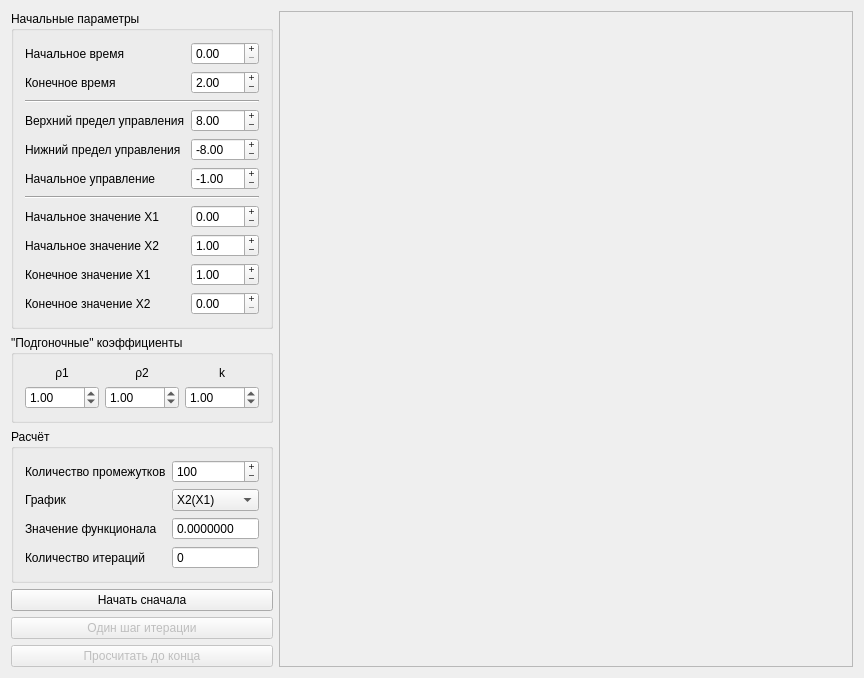
<?xml version="1.0" encoding="UTF-8"?>
<ui version="4.0">
 <class>MainWindow</class>
 <widget class="QMainWindow" name="MainWindow">
  <property name="geometry">
   <rect>
    <x>0</x>
    <y>0</y>
    <width>864</width>
    <height>638</height>
   </rect>
  </property>
  <property name="windowTitle">
   <string>Метод Крылова-Черноусько</string>
  </property>
  <widget class="QWidget" name="centralWidget">
   <layout class="QGridLayout" name="gridLayout_2">
    <item row="0" column="4" rowspan="7">
     <widget class="QFrame" name="frame">
      <property name="sizePolicy">
       <sizepolicy hsizetype="Expanding" vsizetype="Preferred">
        <horstretch>0</horstretch>
        <verstretch>0</verstretch>
       </sizepolicy>
      </property>
      <property name="frameShape">
       <enum>QFrame::StyledPanel</enum>
      </property>
      <property name="frameShadow">
       <enum>QFrame::Raised</enum>
      </property>
      <layout class="QHBoxLayout" name="horizontalLayout">
       <item>
        <widget class="QChartView" name="chart" native="true"/>
       </item>
      </layout>
     </widget>
    </item>
    <item row="0" column="0" colspan="4">
     <widget class="QGroupBox" name="groupBox">
      <property name="title">
       <string>Начальные параметры</string>
      </property>
      <layout class="QGridLayout" name="gridLayout">
       <item row="5" column="1">
        <widget class="QDoubleSpinBox" name="spinStartControl">
         <property name="buttonSymbols">
          <enum>QAbstractSpinBox::PlusMinus</enum>
         </property>
         <property name="minimum">
          <double>-100.000000000000000</double>
         </property>
         <property name="maximum">
          <double>100.000000000000000</double>
         </property>
         <property name="value">
          <double>-1.000000000000000</double>
         </property>
        </widget>
       </item>
       <item row="3" column="0">
        <widget class="QLabel" name="label_5">
         <property name="text">
          <string>Верхний предел управления</string>
         </property>
        </widget>
       </item>
       <item row="4" column="0">
        <widget class="QLabel" name="label_6">
         <property name="text">
          <string>Нижний предел управления</string>
         </property>
        </widget>
       </item>
       <item row="4" column="1">
        <widget class="QDoubleSpinBox" name="spinMinControl">
         <property name="buttonSymbols">
          <enum>QAbstractSpinBox::PlusMinus</enum>
         </property>
         <property name="minimum">
          <double>-100.000000000000000</double>
         </property>
         <property name="value">
          <double>-8.000000000000000</double>
         </property>
        </widget>
       </item>
       <item row="3" column="1">
        <widget class="QDoubleSpinBox" name="spinMaxControl">
         <property name="buttonSymbols">
          <enum>QAbstractSpinBox::PlusMinus</enum>
         </property>
         <property name="minimum">
          <double>-100.000000000000000</double>
         </property>
         <property name="maximum">
          <double>100.000000000000000</double>
         </property>
         <property name="value">
          <double>8.000000000000000</double>
         </property>
        </widget>
       </item>
       <item row="5" column="0">
        <widget class="QLabel" name="label_4">
         <property name="text">
          <string>Начальное управление</string>
         </property>
        </widget>
       </item>
       <item row="11" column="1">
        <widget class="QDoubleSpinBox" name="spinEndX1">
         <property name="buttonSymbols">
          <enum>QAbstractSpinBox::PlusMinus</enum>
         </property>
         <property name="value">
          <double>1.000000000000000</double>
         </property>
        </widget>
       </item>
       <item row="9" column="0">
        <widget class="QLabel" name="label_8">
         <property name="text">
          <string>Начальное значение X1</string>
         </property>
        </widget>
       </item>
       <item row="10" column="1">
        <widget class="QDoubleSpinBox" name="spinStartX2">
         <property name="buttonSymbols">
          <enum>QAbstractSpinBox::PlusMinus</enum>
         </property>
         <property name="value">
          <double>1.000000000000000</double>
         </property>
        </widget>
       </item>
       <item row="9" column="1">
        <widget class="QDoubleSpinBox" name="spinStartX1">
         <property name="buttonSymbols">
          <enum>QAbstractSpinBox::PlusMinus</enum>
         </property>
         <property name="minimum">
          <double>-100.000000000000000</double>
         </property>
         <property name="maximum">
          <double>100.000000000000000</double>
         </property>
         <property name="value">
          <double>0.000000000000000</double>
         </property>
        </widget>
       </item>
       <item row="10" column="0">
        <widget class="QLabel" name="label_9">
         <property name="text">
          <string>Начальное значение X2</string>
         </property>
        </widget>
       </item>
       <item row="12" column="1">
        <widget class="QDoubleSpinBox" name="spinEndX2">
         <property name="buttonSymbols">
          <enum>QAbstractSpinBox::PlusMinus</enum>
         </property>
        </widget>
       </item>
       <item row="11" column="0">
        <widget class="QLabel" name="label_10">
         <property name="text">
          <string>Конечное значение Х1</string>
         </property>
        </widget>
       </item>
       <item row="12" column="0">
        <widget class="QLabel" name="label_11">
         <property name="text">
          <string>Конечное значение Х2</string>
         </property>
        </widget>
       </item>
       <item row="0" column="0">
        <widget class="QLabel" name="label">
         <property name="text">
          <string>Начальное время</string>
         </property>
        </widget>
       </item>
       <item row="2" column="0" colspan="2">
        <widget class="Line" name="line">
         <property name="orientation">
          <enum>Qt::Horizontal</enum>
         </property>
        </widget>
       </item>
       <item row="0" column="1">
        <widget class="QDoubleSpinBox" name="spinStartTime">
         <property name="buttonSymbols">
          <enum>QAbstractSpinBox::PlusMinus</enum>
         </property>
        </widget>
       </item>
       <item row="1" column="1">
        <widget class="QDoubleSpinBox" name="spinEndTime">
         <property name="buttonSymbols">
          <enum>QAbstractSpinBox::PlusMinus</enum>
         </property>
         <property name="value">
          <double>2.000000000000000</double>
         </property>
        </widget>
       </item>
       <item row="1" column="0">
        <widget class="QLabel" name="label_2">
         <property name="text">
          <string>Конечное время</string>
         </property>
        </widget>
       </item>
       <item row="6" column="0" colspan="2">
        <widget class="Line" name="line_2">
         <property name="orientation">
          <enum>Qt::Horizontal</enum>
         </property>
        </widget>
       </item>
      </layout>
     </widget>
    </item>
    <item row="2" column="0" rowspan="2" colspan="4">
     <widget class="QGroupBox" name="groupBox_2">
      <property name="title">
       <string>Расчёт</string>
      </property>
      <layout class="QGridLayout" name="gridLayout_3">
       <item row="4" column="0">
        <widget class="QLabel" name="label_12">
         <property name="text">
          <string>Значение функционала</string>
         </property>
        </widget>
       </item>
       <item row="1" column="0">
        <widget class="QLabel" name="label_3">
         <property name="text">
          <string>График</string>
         </property>
        </widget>
       </item>
       <item row="4" column="1">
        <widget class="QDoubleSpinBox" name="spinFunctional">
         <property name="readOnly">
          <bool>true</bool>
         </property>
         <property name="buttonSymbols">
          <enum>QAbstractSpinBox::NoButtons</enum>
         </property>
         <property name="decimals">
          <number>7</number>
         </property>
        </widget>
       </item>
       <item row="1" column="1">
        <widget class="QComboBox" name="comboBox">
         <item>
          <property name="text">
           <string>X2(X1)</string>
          </property>
         </item>
         <item>
          <property name="text">
           <string>X1(t)</string>
          </property>
         </item>
         <item>
          <property name="text">
           <string>X2(t)</string>
          </property>
         </item>
         <item>
          <property name="text">
           <string>U(t)</string>
          </property>
         </item>
        </widget>
       </item>
       <item row="5" column="0">
        <widget class="QLabel" name="label_13">
         <property name="text">
          <string>Количество итераций</string>
         </property>
        </widget>
       </item>
       <item row="5" column="1">
        <widget class="QSpinBox" name="spinIterations">
         <property name="readOnly">
          <bool>true</bool>
         </property>
         <property name="buttonSymbols">
          <enum>QAbstractSpinBox::NoButtons</enum>
         </property>
        </widget>
       </item>
       <item row="0" column="0">
        <widget class="QLabel" name="label_7">
         <property name="text">
          <string>Количество промежутков</string>
         </property>
        </widget>
       </item>
       <item row="0" column="1">
        <widget class="QSpinBox" name="spinSteps">
         <property name="buttonSymbols">
          <enum>QAbstractSpinBox::PlusMinus</enum>
         </property>
         <property name="maximum">
          <number>10000</number>
         </property>
         <property name="value">
          <number>100</number>
         </property>
        </widget>
       </item>
      </layout>
     </widget>
    </item>
    <item row="6" column="0" colspan="4">
     <widget class="QPushButton" name="buttonCalculateAll">
      <property name="enabled">
       <bool>false</bool>
      </property>
      <property name="text">
       <string>Просчитать до конца</string>
      </property>
     </widget>
    </item>
    <item row="5" column="0" colspan="4">
     <widget class="QPushButton" name="buttonCalculate">
      <property name="enabled">
       <bool>false</bool>
      </property>
      <property name="text">
       <string>Один шаг итерации</string>
      </property>
     </widget>
    </item>
    <item row="4" column="0" colspan="4">
     <widget class="QPushButton" name="buttonStartCalculation">
      <property name="text">
       <string>Начать сначала</string>
      </property>
     </widget>
    </item>
    <item row="1" column="0" colspan="4">
     <widget class="QGroupBox" name="groupBox_3">
      <property name="title">
       <string>&quot;Подгоночные&quot; коэффициенты</string>
      </property>
      <layout class="QGridLayout" name="gridLayout_4">
       <item row="3" column="0">
        <widget class="QDoubleSpinBox" name="spinRo1">
         <property name="minimum">
          <double>-100.000000000000000</double>
         </property>
         <property name="maximum">
          <double>100.000000000000000</double>
         </property>
         <property name="value">
          <double>1.000000000000000</double>
         </property>
        </widget>
       </item>
       <item row="2" column="0">
        <widget class="QLabel" name="label_15">
         <property name="text">
          <string>ρ1</string>
         </property>
         <property name="alignment">
          <set>Qt::AlignCenter</set>
         </property>
        </widget>
       </item>
       <item row="2" column="1">
        <widget class="QLabel" name="label_14">
         <property name="text">
          <string>ρ2</string>
         </property>
         <property name="alignment">
          <set>Qt::AlignCenter</set>
         </property>
        </widget>
       </item>
       <item row="2" column="2">
        <widget class="QLabel" name="label_16">
         <property name="text">
          <string>k</string>
         </property>
         <property name="alignment">
          <set>Qt::AlignCenter</set>
         </property>
        </widget>
       </item>
       <item row="3" column="1">
        <widget class="QDoubleSpinBox" name="spinRo2">
         <property name="minimum">
          <double>-100.000000000000000</double>
         </property>
         <property name="maximum">
          <double>100.000000000000000</double>
         </property>
         <property name="value">
          <double>1.000000000000000</double>
         </property>
        </widget>
       </item>
       <item row="3" column="2">
        <widget class="QDoubleSpinBox" name="spinK">
         <property name="minimum">
          <double>-100.000000000000000</double>
         </property>
         <property name="maximum">
          <double>100.000000000000000</double>
         </property>
         <property name="value">
          <double>1.000000000000000</double>
         </property>
        </widget>
       </item>
      </layout>
     </widget>
    </item>
   </layout>
  </widget>
 </widget>
 <layoutdefault spacing="6" margin="11"/>
 <customwidgets>
  <customwidget>
   <class>QChartView</class>
   <extends>QWidget</extends>
   <header location="global">QtCharts</header>
   <container>1</container>
  </customwidget>
 </customwidgets>
 <resources/>
 <connections/>
</ui>
